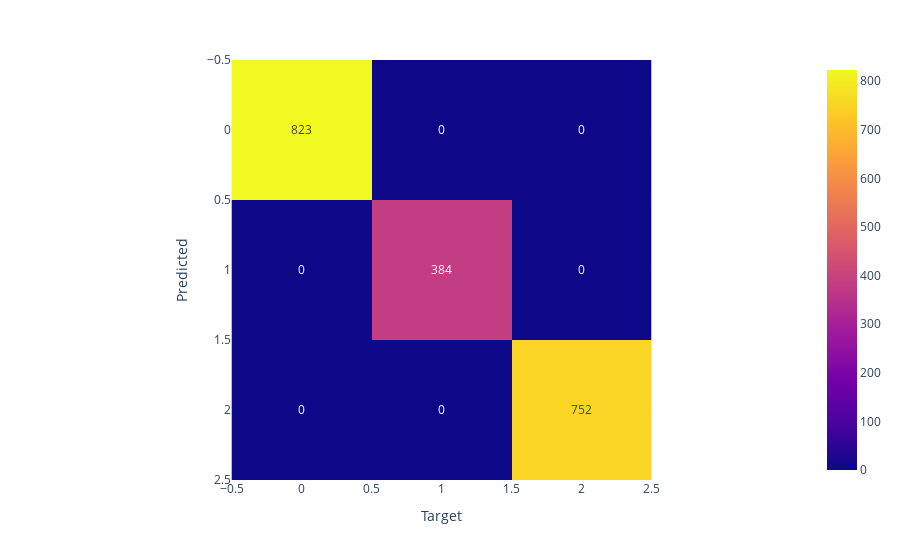

The notebook cell this image was saved under:
### Code cell
svm_preds = model_svm.predict(x_test)
build_matrix(y_test, svm_preds)

### Figure 1 — Plotly figure (JSON) as saved in the notebook; plotly's stock layout.template omitted (floating-point values rounded to 4 significant figures)
{"data": [{"coloraxis": "coloraxis", "hovertemplate": "x: %{x}<br>y: %{y}<br>color: %{z}<extra></extra>", "name": "0", "texttemplate": "%{z}", "type": "heatmap", "xaxis": "x", "yaxis": "y", "z": [[823, 0, 0], [0, 384, 0], [0, 0, 752]]}], "layout": {"coloraxis": {"colorscale": [[0, "#0d0887"], [0.1111, "#46039f"], [0.2222, "#7201a8"], [0.3333, "#9c179e"], [0.4444, "#bd3786"], [0.5556, "#d8576b"], [0.6667, "#ed7953"], [0.7778, "#fb9f3a"], [0.8889, "#fdca26"], [1, "#f0f921"]]}, "margin": {"t": 60}, "xaxis": {"anchor": "y", "constrain": "domain", "domain": [0, 1], "scaleanchor": "y", "title": {"text": "Target"}}, "yaxis": {"anchor": "x", "autorange": "reversed", "constrain": "domain", "domain": [0, 1], "title": {"text": "Predicted"}}}}
